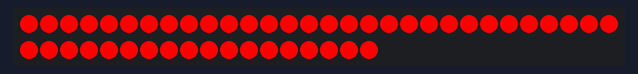
A sketch run on a simulated Arduino Uno, built with avr-gcc and run on an emulated ATmega328P. Parts: 48 RGB LEDs in strip order, left to right, continuing on the next row. Dim RGB values are drawn brighter than linear.

Above: at 0.15 s.
At 3.2 s:
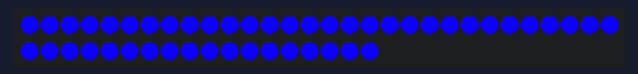
At 8.67 s:
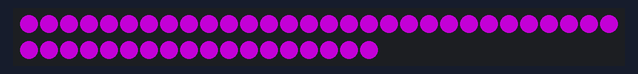
At 19.93 s:
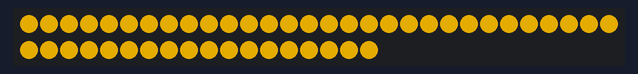
At 30.88 s:
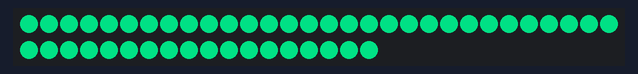
At 39.71 s:
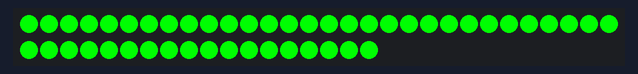

The sketch:

RGB_ttt_on_FastLled.ino
```cpp
#include <FastLED.h>
#define NUM_LEDS 48

CRGBArray<NUM_LEDS> leds;

void setup() { FastLED.addLeds<NEOPIXEL,6>(leds, NUM_LEDS); }

void loop(){
  static uint8_t hue;
  for(int i = 0; i < NUM_LEDS/2; i++) {
    // fade everything out
   // leds.fadeToBlackBy(10);

    // let's set an led value
    leds[i] = CHSV(hue,255,255);

    // now, let's first 20 leds to the top 20 leds,
    leds(NUM_LEDS/2,NUM_LEDS-1) = leds(NUM_LEDS/2 - 1 ,0);
  }
    hue++;
    FastLED.delay(15);
}
```
